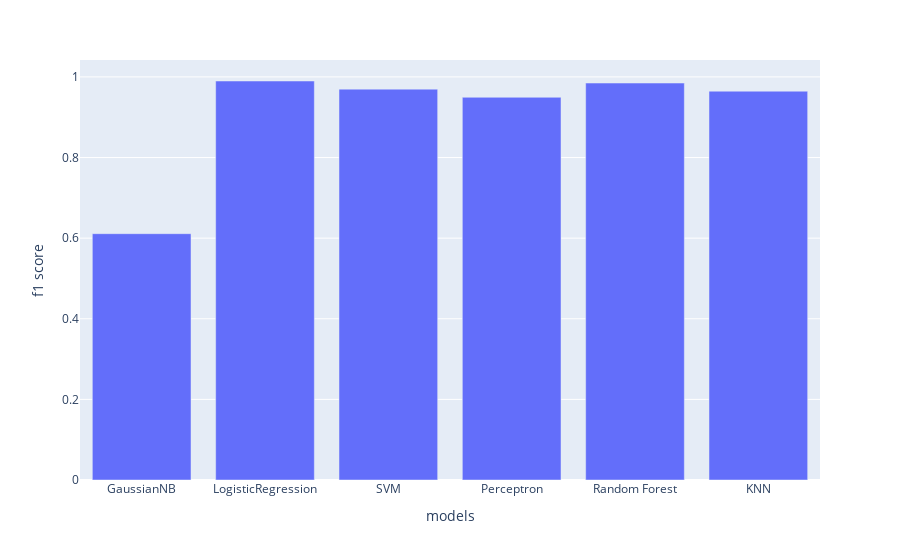

Here is the notebook cell this chart was saved with:
### Code cell
import plotly.graph_objects as go

fig = go.Figure(data=[
    go.Bar(name='No Hyperparameters', x=result.models, y=result['f1 score']),
    go.Bar(name='Hyperparameters', x=result.models, y=result['f1 score hyperparameters'])
])
# Change the bar mode
fig.update_layout(barmode='group')
fig.show()

### Figure 1 — Plotly figure (JSON) as saved in the notebook; plotly's stock layout.template omitted (floating-point values rounded to 4 significant figures)
{"data": [{"alignmentgroup": "True", "hovertemplate": "models=%{x}<br>f1 score=%{y}<extra></extra>", "legendgroup": "", "marker": {"color": "#636efa", "pattern": {"shape": ""}}, "name": "", "offsetgroup": "", "orientation": "v", "showlegend": false, "textposition": "auto", "type": "bar", "x": ["GaussianNB", "LogisticRegression", "SVM", "Perceptron", "Random Forest", "KNN"], "xaxis": "x", "y": [0.6111, 0.9899, 0.9697, 0.9495, 0.9848, 0.9646], "yaxis": "y"}], "layout": {"barmode": "relative", "legend": {"tracegroupgap": 0}, "margin": {"t": 60}, "xaxis": {"anchor": "y", "domain": [0, 1], "title": {"text": "models"}}, "yaxis": {"anchor": "x", "domain": [0, 1], "title": {"text": "f1 score"}}}}
